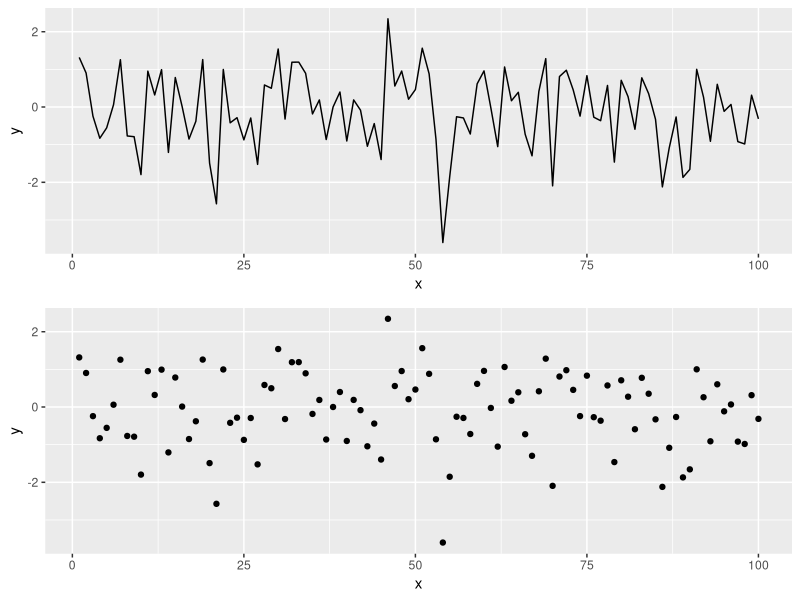
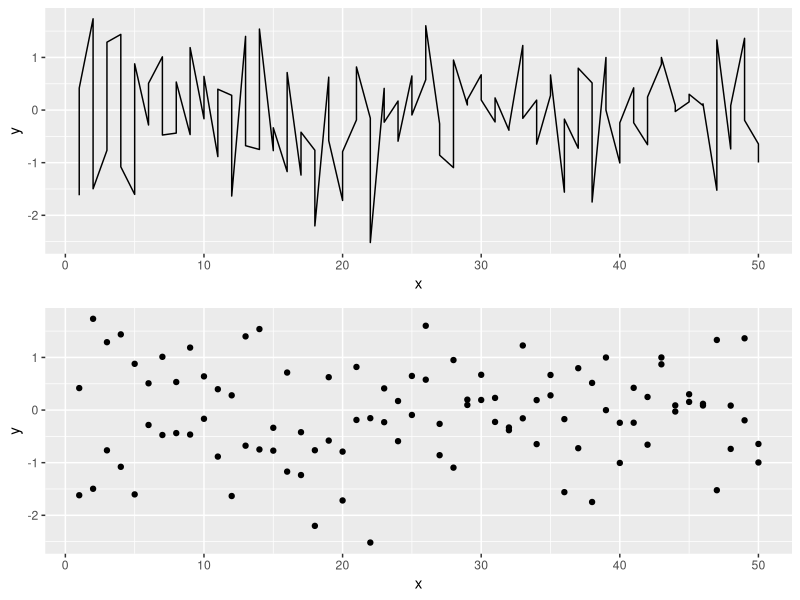

Write R code to recreate these figures, in order.
## ---- chunk 1
knitr::opts_chunk$set(echo = TRUE, fig.width = 8, fig.height = 8, fig.alig = "center")
## ---- chunk 2
library(tidyverse)
library(gridExtra)

## ---- chunk 3
x <- seq(1:100)
y <- rnorm(100) # Generating data form a normal distribution with mean 0 and variance 1
data <- data.frame(x = x, y = y ) # Creating a data frame
p1 = ggplot(data, aes(x= x, y = y)) +
geom_line()
p2 = ggplot(data, aes(x= x, y = y)) +
geom_point()
grid.arrange(p1, p2)
## ---- chunk 4
x <- seq(1:50)
y <- rnorm(100) # Generating data form a normal distribution with mean 0 and variance 1
data <- data.frame(x = x, y = y ) # Creating a data frame
p1 = ggplot(data, aes(x= x, y = y)) +
geom_line()
p2 = ggplot(data, aes(x= x, y = y)) +
geom_point()
grid.arrange(p1, p2)
